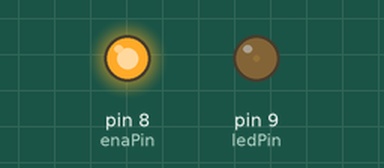
A program run on a simulated Arduino Uno, built with avr-gcc and run on an emulated ATmega328P. Shown: output pins drawn as LEDs (lit = HIGH).

Above: at 0.05 s.
At 0.95 s:
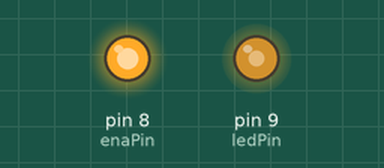
At 1.4 s:
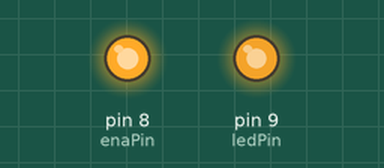
At 2.75 s:
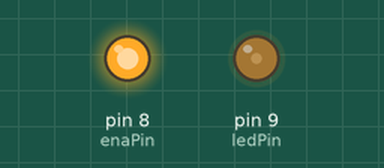
Timing chart, 0 to 7.2 s (numbered marks = the images above):
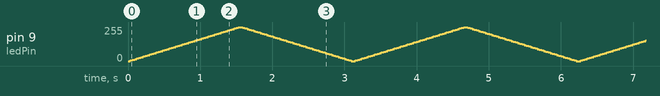

The program:

main.cpp
```cpp
#include <Arduino.h>

int ledPin = 9;    // LED connected to digital pin 9
int enaPin = 8;

void setup()  {
  // nothing happens in setup
  pinMode(enaPin, OUTPUT);
  digitalWrite(enaPin, HIGH);
}

void loop()  {
  digitalWrite(enaPin, HIGH);
  // fade in from min to max in increments of 5 points:
  for(int fadeValue = 0 ; fadeValue <= 255; fadeValue +=5) {
    // sets the value (range from 0 to 255):
    analogWrite(ledPin, fadeValue);
    // wait for 30 milliseconds to see the dimming effect
    delay(30);
  }

  // fade out from max to min in increments of 5 points:
  for(int fadeValue = 255 ; fadeValue >= 0; fadeValue -=5) {
    // sets the value (range from 0 to 255):
    analogWrite(ledPin, fadeValue);
    // wait for 30 milliseconds to see the dimming effect
    delay(30);
  }
}
```
